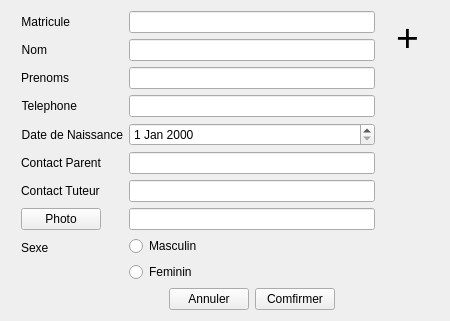
                   <widget class="QWidget" name="tabEt">
                    <attribute name="icon">
                     <iconset>
                      <normaloff>resources/images/icons8-edit-user-48.png</normaloff>resources/images/icons8-edit-user-48.png</iconset>
                    </attribute>
                    <attribute name="title">
                     <string>ETUDIANT</string>
                    </attribute>
                    <layout class="QHBoxLayout" name="horizontalLayout_9">
                     <item>
                      <layout class="QHBoxLayout" name="horizontalLayout_8" stretch="0,3,1,0">
                       <item>
                        <spacer name="horizontalSpacer_13">
                         <property name="orientation">
                          <enum>Qt::Horizontal</enum>
                         </property>
                         <property name="sizeHint" stdset="0">
                          <size>
                           <width>10</width>
                           <height>20</height>
                          </size>
                         </property>
                        </spacer>
                       </item>
                       <item>
                        <layout class="QFormLayout" name="formLayout">
                         <item row="0" column="0">
                          <widget class="QLabel" name="Matricule">
                           <property name="text">
                            <string>Matricule</string>
                           </property>
                           <property name="alignment">
                            <set>Qt::AlignRight|Qt::AlignTrailing|Qt::AlignVCenter</set>
                           </property>
                          </widget>
                         </item>
                         <item row="0" column="1">
                          <widget class="QLineEdit" name="matriculeEdit"/>
                         </item>
                         <item row="1" column="0">
                          <widget class="QLabel" name="nomEt">
                           <property name="text">
                            <string>Nom</string>
                           </property>
                           <property name="alignment">
                            <set>Qt::AlignRight|Qt::AlignTrailing|Qt::AlignVCenter</set>
                           </property>
                          </widget>
                         </item>
                         <item row="1" column="1">
                          <widget class="QLineEdit" name="nomEdit"/>
                         </item>
                         <item row="2" column="0">
                          <widget class="QLabel" name="prenomsEt">
                           <property name="text">
                            <string>Prenoms</string>
                           </property>
                           <property name="alignment">
                            <set>Qt::AlignRight|Qt::AlignTrailing|Qt::AlignVCenter</set>
                           </property>
                          </widget>
                         </item>
                         <item row="2" column="1">
                          <widget class="QLineEdit" name="prenomEdit"/>
                         </item>
                         <item row="3" column="0">
                          <widget class="QLabel" name="labelPhoneEt">
                           <property name="text">
                            <string>Telephone</string>
                           </property>
                           <property name="alignment">
                            <set>Qt::AlignRight|Qt::AlignTrailing|Qt::AlignVCenter</set>
                           </property>
                          </widget>
                         </item>
                         <item row="3" column="1">
                          <widget class="QLineEdit" name="phoneEtud"/>
                         </item>
                         <item row="4" column="0">
                          <widget class="QLabel" name="DOBET">
                           <property name="enabled">
                            <bool>true</bool>
                           </property>
                           <property name="text">
                            <string>Date de Naissance</string>
                           </property>
                           <property name="alignment">
                            <set>Qt::AlignRight|Qt::AlignTrailing|Qt::AlignVCenter</set>
                           </property>
                          </widget>
                         </item>
                         <item row="4" column="1">
                          <widget class="QDateEdit" name="dateEditEt"/>
                         </item>
                         <item row="5" column="0">
                          <widget class="QLabel" name="labelSEX">
                           <property name="text">
                            <string>Contact Parent</string>
                           </property>
                          </widget>
                         </item>
                         <item row="5" column="1">
                          <widget class="QLineEdit" name="lineEdit"/>
                         </item>
                         <item row="6" column="1">
                          <widget class="QLineEdit" name="lineEdit_2"/>
                         </item>
                         <item row="7" column="0">
                          <widget class="QPushButton" name="pushButton_2">
                           <property name="text">
                            <string>Photo</string>
                           </property>
                          </widget>
                         </item>
                         <item row="7" column="1">
                          <widget class="QLineEdit" name="lineEdit_3"/>
                         </item>
                         <item row="8" column="0">
                          <widget class="QLabel" name="noteEt">
                           <property name="text">
                            <string>Sexe</string>
                           </property>
                          </widget>
                         </item>
                         <item row="8" column="1">
                          <layout class="QVBoxLayout" name="verticalLayout_8">
                           <item>
                            <widget class="QRadioButton" name="rdBtnMale">
                             <property name="text">
                              <string>Masculin</string>
                             </property>
                            </widget>
                           </item>
                           <item>
                            <widget class="QRadioButton" name="rdBtnFemale">
                             <property name="text">
                              <string>Feminin</string>
                             </property>
                            </widget>
                           </item>
                          </layout>
                         </item>
                         <item row="9" column="1">
                          <layout class="QHBoxLayout" name="horizontalLayout_18">
                           <item>
                            <spacer name="horizontalSpacer_3">
                             <property name="orientation">
                              <enum>Qt::Horizontal</enum>
                             </property>
                             <property name="sizeHint" stdset="0">
                              <size>
                               <width>40</width>
                               <height>20</height>
                              </size>
                             </property>
                            </spacer>
                           </item>
                           <item>
                            <widget class="QPushButton" name="btnAnnulEt">
                             <property name="text">
                              <string>Annuler</string>
                             </property>
                             <property name="icon">
                              <iconset>
                               <normaloff>resources/images/icons8-close-48.png</normaloff>resources/images/icons8-close-48.png</iconset>
                             </property>
                            </widget>
                           </item>
                           <item>
                            <widget class="QPushButton" name="btnComfirmEt">
                             <property name="text">
                              <string>Comfirmer</string>
                             </property>
                             <property name="icon">
                              <iconset>
                               <normaloff>resources/images/icons8-save-all-48.png</normaloff>resources/images/icons8-save-all-48.png</iconset>
                             </property>
                            </widget>
                           </item>
                           <item>
                            <spacer name="horizontalSpacer_4">
                             <property name="orientation">
                              <enum>Qt::Horizontal</enum>
                             </property>
                             <property name="sizeHint" stdset="0">
                              <size>
                               <width>40</width>
                               <height>20</height>
                              </size>
                             </property>
                            </spacer>
                           </item>
                          </layout>
                         </item>
                         <item row="6" column="0">
                          <widget class="QLabel" name="label_2">
                           <property name="text">
                            <string>Contact Tuteur</string>
                           </property>
                          </widget>
                         </item>
                        </layout>
                       </item>
                       <item>
                        <layout class="QVBoxLayout" name="verticalLayout_11">
                         <item>
                          <widget class="QToolButton" name="toolButton_2">
                           <property name="font">
                            <font>
                             <pointsize>29</pointsize>
                            </font>
                           </property>
                           <property name="styleSheet">
                            <string notr="true">background-color: rgba(255, 255, 255, 0);</string>
                           </property>
                           <property name="text">
                            <string>+</string>
                           </property>
                           <property name="icon">
                            <iconset>
                             <normaloff>resources/images/icons8-edit-user-48.png</normaloff>resources/images/icons8-edit-user-48.png</iconset>
                           </property>
                           <property name="iconSize">
                            <size>
                             <width>60</width>
                             <height>60</height>
                            </size>
                           </property>
                           <property name="autoRaise">
                            <bool>true</bool>
                           </property>
                          </widget>
                         </item>
                         <item>
                          <spacer name="verticalSpacer_15">
                           <property name="orientation">
                            <enum>Qt::Vertical</enum>
                           </property>
                           <property name="sizeHint" stdset="0">
                            <size>
                             <width>20</width>
                             <height>40</height>
                            </size>
                           </property>
                          </spacer>
                         </item>
                        </layout>
                       </item>
                       <item>
                        <spacer name="horizontalSpacer_14">
                         <property name="orientation">
                          <enum>Qt::Horizontal</enum>
                         </property>
                         <property name="sizeHint" stdset="0">
                          <size>
                           <width>5</width>
                           <height>20</height>
                          </size>
                         </property>
                        </spacer>
                       </item>
                      </layout>
                     </item>
                    </layout>
                   </widget>
